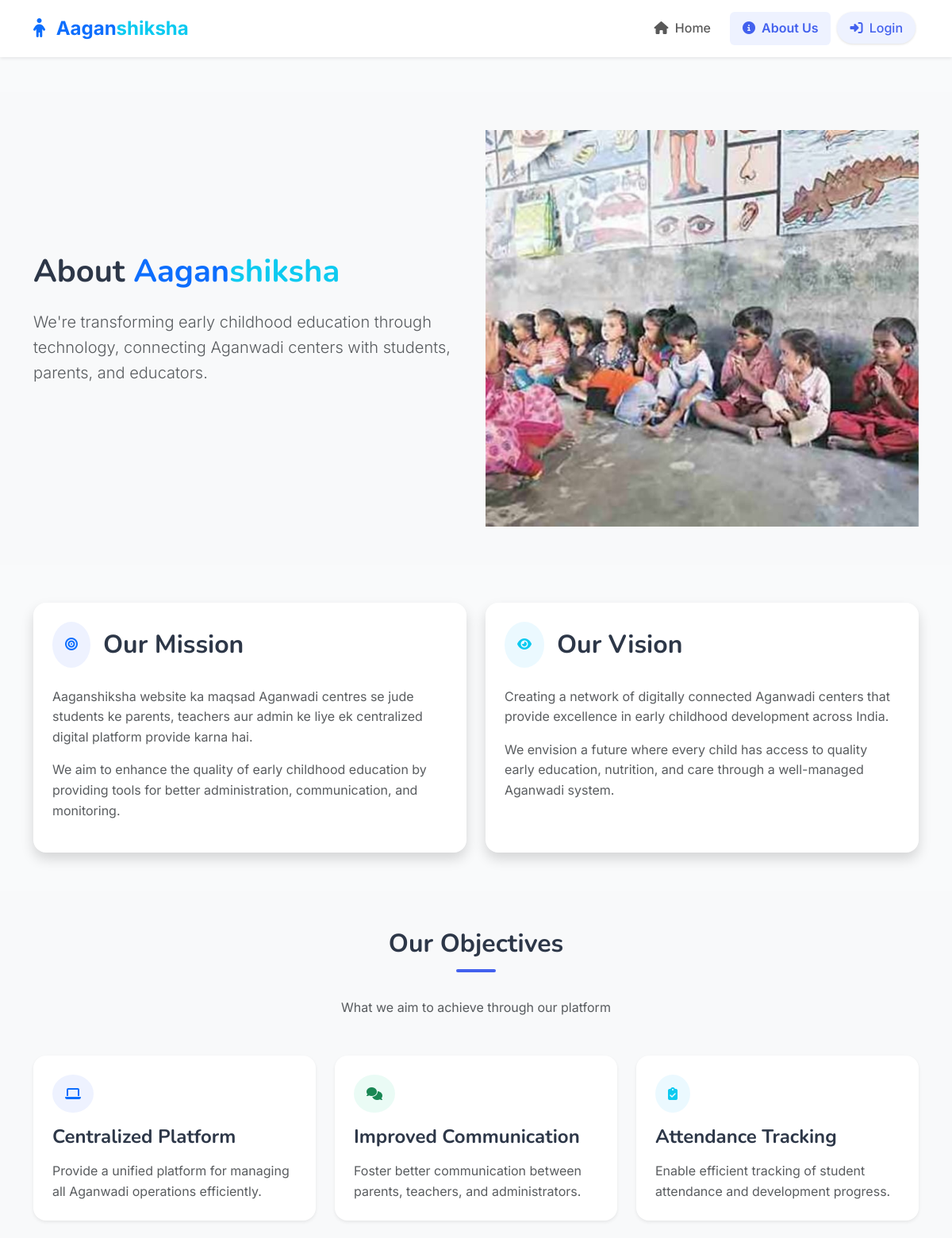
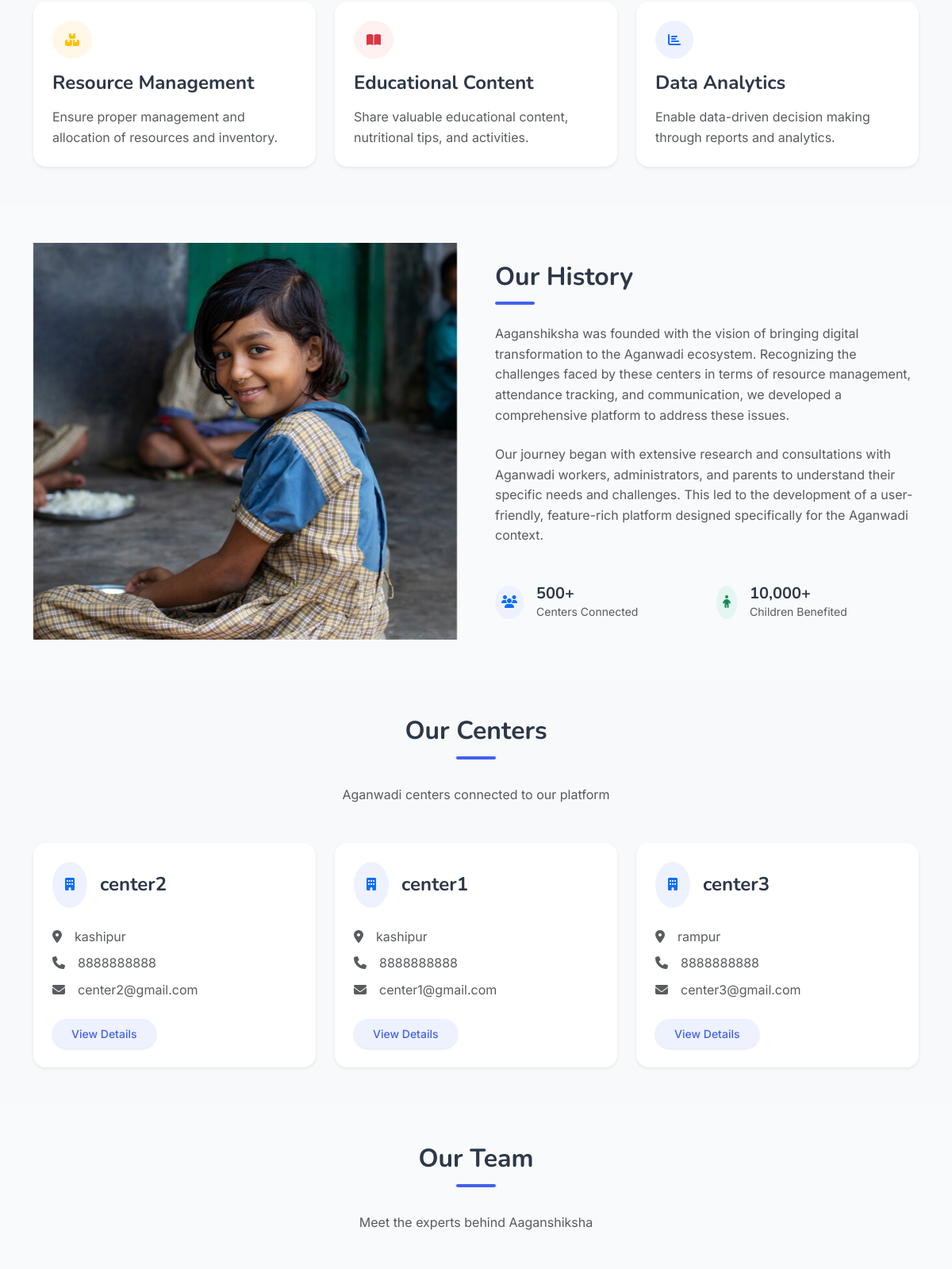
/about (upper part), run on the app's committed database (2 pictures, top to bottom).
### models.py (models this page shows)
class Center(db.Model):
    id = db.Column(db.Integer, primary_key=True)
    name = db.Column(db.String(100), nullable=False)
    address = db.Column(db.String(200), nullable=False)
    contact_number = db.Column(db.String(15))
    email = db.Column(db.String(120))
    created_at = db.Column(db.DateTime, default=datetime.utcnow)
    students = db.relationship('Student', backref='center', lazy=True)
    inventory_items = db.relationship('Inventory', backref='center', lazy=True)

### routes/home.py (the view)
@home_bp.route('/about')
def about():
    centers = Center.query.all()
    return render_template('home/about.html', centers=centers, current_year=datetime.now().year)

### templates/home/about.html (shortened to what this page needs)
{% extends 'base.html' %} {% block title %}Aaganshiksha - About Us{% endblock %}
{% block content %}
<section class="py-5 bg-light">
  <div class="container">
    <div class="row align-items-center">
      <div class="col-lg-6 animate__animated animate__fadeInLeft">
        <h1 class="fw-bold mb-4">
          About <span class="text-primary">Aagan</span
          ><span class="text-info">shiksha</span>
        </h1>
        <p class="lead text-muted mb-4">
          We're transforming early childhood education through technology,
          connecting Aganwadi centers with students, parents, and educators.
        </p>
      </div>
      <div class="col-lg-6 animate__animated animate__fadeInRight">
        <img
          src="{{ url_for('static', filename='img4.jpg') }}"
          class="d-block w-100"
          alt="Children in classroom"
          style="height: 500px; object-fit: cover"
        />
      </div>
    </div>
  </div>
</section>
<section class="py-5">
  <div class="container">
    <div class="row g-4">
      <div class="col-lg-6 animate__animated animate__fadeInUp">
        <div class="card h-100 border-0 shadow rounded-4 hover-lift">
          <div class="card-body p-4">
            <div class="d-flex align-items-center mb-4">
              <div class="p-3 rounded-circle bg-soft-primary me-3">
                <i class="fas fa-bullseye text-primary"></i>
              </div>
              <h2 class="fw-bold mb-0">Our Mission</h2>
            </div>
            <p class="text-muted">
              Aaganshiksha website ka maqsad Aganwadi centres se jude students
              ke parents, teachers aur admin ke liye ek centralized digital
              platform provide karna hai.
            </p>
            <p class="text-muted">
              We aim to enhance the quality of early childhood education by
              providing tools for better administration, communication, and
              monitoring.
            </p>
          </div>
        </div>
      </div>
      <div
        class="col-lg-6 animate__animated animate__fadeInUp"
        style="animation-delay: 0.2s"
      >
        <div class="card h-100 border-0 shadow rounded-4 hover-lift">
          <div class="card-body p-4">
            <div class="d-flex align-items-center mb-4">
              <div class="p-3 rounded-circle bg-soft-info me-3">
                <i class="fas fa-eye text-info"></i>
              </div>
              <h2 class="fw-bold mb-0">Our Vision</h2>
            </div>
            <p class="text-muted">
              Creating a network of digitally connected Aganwadi centers that
              provide excellence in early childhood development across India.
            </p>
            <p class="text-muted">
              We envision a future where every child has access to quality early
              education, nutrition, and care through a well-managed Aganwadi
              system.
            </p>
          </div>
        </div>
      </div>
    </div>
  </div>
</section>
<section class="py-5 bg-light">
  <div class="container">
    <div class="text-center mb-5">
      <h2 class="section-title">Our Objectives</h2>
      <p class="text-muted">What we aim to achieve through our platform</p>
    </div>
    <div class="row g-4">
      <div class="col-md-4 animate__animated animate__fadeInUp">
        <div class="card h-100 border-0 shadow-sm rounded-4 hover-lift">
          <div class="card-body p-4">
            <div class="p-3 rounded-circle bg-soft-primary d-inline-flex mb-3">
              <i class="fas fa-laptop text-primary"></i>
            </div>
            <h4 class="fw-bold mb-3">Centralized Platform</h4>
            <p class="text-muted mb-0">
              Provide a unified platform for managing all Aganwadi operations
              efficiently.
            </p>
          </div>
        </div>
      </div>
      <div
        class="col-md-4 animate__animated animate__fadeInUp"
        style="animation-delay: 0.2s"
      >
        <div class="card h-100 border-0 shadow-sm rounded-4 hover-lift">
          <div class="card-body p-4">
            <div class="p-3 rounded-circle bg-soft-success d-inline-flex mb-3">
              <i class="fas fa-comments text-success"></i>
            </div>
            <h4 class="fw-bold mb-3">Improved Communication</h4>
            <p class="text-muted mb-0">
              Foster better communication between parents, teachers, and
              administrators.
            </p>
          </div>
        </div>
      </div>
      <div
        class="col-md-4 animate__animated animate__fadeInUp"
        style="animation-delay: 0.4s"
      >
        <div class="card h-100 border-0 shadow-sm rounded-4 hover-lift">
          <div class="card-body p-4">
            <div class="p-3 rounded-circle bg-soft-info d-inline-flex mb-3">
              <i class="fas fa-clipboard-check text-info"></i>
            </div>
            <h4 class="fw-bold mb-3">Attendance Tracking</h4>
            <p class="text-muted mb-0">
              Enable efficient tracking of student attendance and development
              progress.
            </p>
          </div>
        </div>
      </div>
      <div
        class="col-md-4 animate__animated animate__fadeInUp"
        style="animation-delay: 0.6s"
      >
        <div class="card h-100 border-0 shadow-sm rounded-4 hover-lift">
          <div class="card-body p-4">
            <div class="p-3 rounded-circle bg-soft-warning d-inline-flex mb-3">
              <i class="fas fa-boxes text-warning"></i>
            </div>
            <h4 class="fw-bold mb-3">Resource Management</h4>
            <p class="text-muted mb-0">
              Ensure proper management and allocation of resources and
              inventory.
            </p>
          </div>
        </div>
      </div>
      <div
        class="col-md-4 animate__animated animate__fadeInUp"
        style="animation-delay: 0.8s"
      >
        <div class="card h-100 border-0 shadow-sm rounded-4 hover-lift">
          <div class="card-body p-4">
            <div class="p-3 rounded-circle bg-soft-danger d-inline-flex mb-3">
              <i class="fas fa-book-open text-danger"></i>
            </div>
            <h4 class="fw-bold mb-3">Educational Content</h4>
            <p class="text-muted mb-0">
              Share valuable educational content, nutritional tips, and
              activities.
            </p>
          </div>
        </div>
      </div>
      <div
        class="col-md-4 animate__animated animate__fadeInUp"
        style="animation-delay: 1s"
      >
        <div class="card h-100 border-0 shadow-sm rounded-4 hover-lift">
          <div class="card-body p-4">
            <div class="p-3 rounded-circle bg-soft-primary d-inline-flex mb-3">
              <i class="fas fa-chart-bar text-primary"></i>
            </div>
            <h4 class="fw-bold mb-3">Data Analytics</h4>
            <p class="text-muted mb-0">
              Enable data-driven decision making through reports and analytics.
            </p>
          </div>
        </div>
      </div>
    </div>
  </div>
</section>
<section class="py-5">
  <div class="container">
    <div class="row align-items-center g-5">
      <div class="col-lg-6 animate__animated animate__fadeInLeft">
        <img
          src="{{ url_for('static', filename='img5.jpg') }}"
          class="d-block w-100"
          alt="Children in classroom"
          style="height: 500px; object-fit: cover"
        />
      </div>
      <div class="col-lg-6 animate__animated animate__fadeInRight">
        <h2 class="section-title mb-4">Our History</h2>
        <p class="text-muted mb-4">
          Aaganshiksha was founded with the vision of bringing digital
          transformation to the Aganwadi ecosystem. Recognizing the challenges
          faced by these centers in terms of resource management, attendance
          tracking, and communication, we developed a comprehensive platform to
          address these issues.
        </p>
        <p class="text-muted mb-4">
          Our journey began with extensive research and consultations with
          Aganwadi workers, administrators, and parents to understand their
          specific needs and challenges. This led to the development of a
          user-friendly, feature-rich platform designed specifically for the
          Aganwadi context.
        </p>
        <div class="row g-4 mt-2">
          <div class="col-6">
            <div class="d-flex align-items-center">
              <div class="p-2 rounded-circle bg-soft-primary me-3">
                <i class="fas fa-users text-primary"></i>
              </div>
              <div>
                <h5 class="fw-bold mb-0">500+</h5>
                <p class="small text-muted mb-0">Centers Connected</p>
              </div>
            </div>
          </div>
          <div class="col-6">
            <div class="d-flex align-items-center">
              <div class="p-2 rounded-circle bg-soft-success me-3">
                <i class="fas fa-child text-success"></i>
              </div>
              <div>
                <h5 class="fw-bold mb-0">10,000+</h5>
                <p class="small text-muted mb-0">Children Benefited</p>
              </div>
            </div>
          </div>
        </div>
      </div>
    </div>
  </div>
</section>
<section class="py-5 bg-light">
  <div class="container">
    <div class="text-center mb-5">
      <h2 class="section-title">Our Centers</h2>
      <p class="text-muted">Aganwadi centers connected to our platform</p>
    </div>
    <div class="row g-4">
      {% if centers %} {% for center in centers %}
      <div
        class="col-lg-4 col-md-6 animate__animated animate__fadeInUp"
        style="animation-delay: {{ loop.index * 0.1 }}s;"
      >
        <div class="card h-100 border-0 shadow-sm rounded-4 hover-lift">
          <div class="card-body p-4">
            <div class="d-flex align-items-center mb-4">
              <div class="p-3 rounded-circle bg-soft-primary me-3">
                <i class="fas fa-building text-primary"></i>
              </div>
              <h4 class="fw-bold mb-0">{{ center.name }}</h4>
            </div>
            <div class="mb-4">
              <div class="d-flex align-items-start mb-2">
                <i class="fas fa-map-marker-alt text-muted mt-1 me-3"></i>
                <p class="text-muted mb-0">{{ center.address }}</p>
              </div>
              {% if center.contact_number %}
              <div class="d-flex align-items-start mb-2">
                <i class="fas fa-phone text-muted mt-1 me-3"></i>
                <p class="text-muted mb-0">{{ center.contact_number }}</p>
              </div>
              {% endif %} {% if center.email %}
              <div class="d-flex align-items-start">
                <i class="fas fa-envelope text-muted mt-1 me-3"></i>
                <p class="text-muted mb-0">{{ center.email }}</p>
              </div>
              {% endif %}
            </div>
            <button class="btn btn-sm btn-soft-primary rounded-pill px-4">
              View Details
            </button>
          </div>
        </div>
      </div>
      {% endfor %} {% endif %}
    </div>
  </div>
</section>
<section class="py-5">
  <div class="container">
    <div class="text-center mb-5">
      <h2 class="section-title">Our Team</h2>
      <p class="text-muted">Meet the experts behind Aaganshiksha</p>
    </div>
    <div class="row g-4">
    </div>
  </div>
</section>
{% endblock %}

### templates/base.html (shortened to what this page needs)
<!DOCTYPE html>
<html lang="en" data-bs-theme="light">
<head>
    <link href="https://cdn.jsdelivr.net/npm/bootstrap@5.3.0/dist/css/bootstrap.min.css" rel="stylesheet">
    <link rel="stylesheet" href="https://cdnjs.cloudflare.com/ajax/libs/font-awesome/6.4.0/css/all.min.css">
    <link rel="stylesheet" href="https://cdnjs.cloudflare.com/ajax/libs/animate.css/4.1.1/animate.min.css">
    <link rel="stylesheet" href="{{ url_for('static', filename='css/style.css') }}">
</head>
<body>
    <nav class="navbar navbar-expand-lg fixed-top shadow-sm navbar-light bg-white">
        <div class="container">
            <a class="navbar-brand fw-bold" href="{{ url_for('home.index') }}">
                <i class="fas fa-child text-primary me-2"></i>
                <span class="text-primary">Aagan</span><span class="text-info">shiksha</span>
            </a>
            <div class="collapse navbar-collapse" id="navbarNav">
                <ul class="navbar-nav ms-auto">
                    <li class="nav-item mx-1">
                        <a class="nav-link rounded px-3 {% if request.path == '/' %}active{% endif %}" href="{{ url_for('home.index') }}">
                            <i class="fas fa-home me-1"></i> Home
                        </a>
                    </li>
                    <li class="nav-item mx-1">
                        <a class="nav-link rounded px-3 {% if request.path == '/about' %}active{% endif %}" href="{{ url_for('home.about') }}">
                            <i class="fas fa-info-circle me-1"></i> About Us
                        </a>
                    </li>
                    {% if current_user.is_authenticated %}
                        {% if current_user.role == 'admin' %}
                            <li class="nav-item mx-1">
                                <a class="nav-link rounded px-3 {% if '/admin/' in request.path %}active{% endif %}" href="{{ url_for('admin.dashboard') }}">
                                    <i class="fas fa-tachometer-alt me-1"></i> Dashboard
                                </a>
                            </li>
                        {% elif current_user.role == 'teacher' %}
                            <li class="nav-item mx-1">
                                <a class="nav-link rounded px-3 {% if '/teacher/' in request.path %}active{% endif %}" href="{{ url_for('teacher.dashboard') }}">
                                    <i class="fas fa-chalkboard-teacher me-1"></i> Dashboard
                                </a>
                            </li>
                        {% endif %}
                        <li class="nav-item mx-1">
                            <a class="nav-link rounded px-3 {% if '/attendance/' in request.path %}active{% endif %}" href="{{ url_for('attendance.index') }}">
                                <i class="fas fa-clipboard-check me-1"></i> Attendance
                            </a>
                        </li>
                        <li class="nav-item mx-1">
                            <a class="nav-link rounded-pill btn btn-soft-danger px-3" href="{{ url_for('auth.logout') }}">
                                <i class="fas fa-sign-out-alt me-1"></i> Logout
                            </a>
                        </li>
                    {% else %}
                        <li class="nav-item mx-1">
                            <a class="nav-link rounded-pill btn btn-soft-primary px-3 {% if '/auth/login' in request.path %}active{% endif %}" href="{{ url_for('auth.login') }}">
                                <i class="fas fa-sign-in-alt me-1"></i> Login
                            </a>
                        </li>
                    {% endif %}
                </ul>
            </div>
        </div>
    </nav>
    <div style="height: 76px;"></div>
    <main class="py-4">
        {% block content %}{% endblock %}
    </main>
</body>
</html>

### data on the page
Center: name "center2", address "kashipur", contact_number "8888888888", email "center2@gmail.com"
Center: name "center1", address "kashipur", contact_number "8888888888", email "center1@gmail.com"
Center: name "center3", address "rampur", contact_number "8888888888", email "center3@gmail.com"
